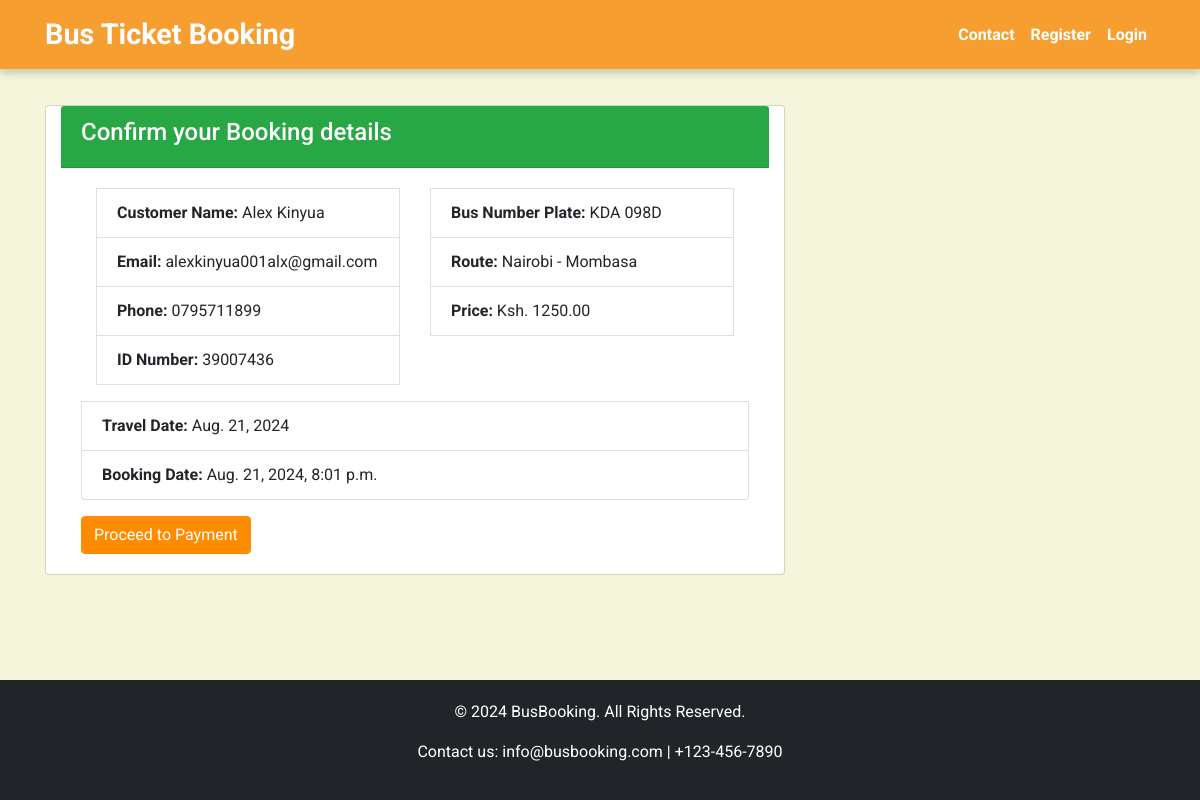
/booking-confirmation/4/, run on the app's committed database.
### busapp/models.py (models this page shows, shortened)
class Booking(models.Model):
    bus = models.ForeignKey(Bus, on_delete=models.CASCADE)
    route = models.ForeignKey(Route, on_delete=models.CASCADE, default=True)
    customer_name = models.CharField(max_length=100, default="user")
    customer_email = models.EmailField(null=True)
    customer_phone = models.CharField(max_length=10, default=0)
    customer_id_number = models.CharField(max_length=20, default=1)
    booking_date = models.DateTimeField(auto_now_add=True)

class Bus(models.Model):
    number_plate = models.CharField(max_length=50)
    available_seats = models.IntegerField()
    status = models.CharField(max_length=30, default="AVAILABLE")
    route = models.ForeignKey(Route, on_delete=models.CASCADE, related_name='buses', default=1)
    travel_date = models.DateField(default=timezone.now)

class Route(models.Model):
    starting_point = models.CharField(max_length=50)
    destination = models.CharField(max_length=50)
    price = models.BigIntegerField(default=0)
    def __str__(self):
        return self.starting_point + " - " + self.destination

### busapp/views.py (the view)
# urls.py: path('booking-confirmation/<int:booking_id>/', views.booking_confirmation, name='booking_confirmation'),
def booking_confirmation(request, booking_id):
    booking = get_object_or_404(Booking, id=booking_id)
    return render(request, 'busapp/booking/booking_confirmation.html', {'booking': booking})

### busapp/templates/busapp/booking/booking_confirmation.html
{% extends "busapp/base.html" %}
{% load static %}
{% block content%}
    <div class="container">
        <div class="card col-md-8">
            <div class="card-header bg-success text-white">
                <h4>Confirm your Booking details</h4>
            </div>
            <div class="card-body">
                <ul class="list-group">
                    <div class="d-flex">
                        <div class="col-md-6">
                            <li class="list-group-item"><strong>Customer Name:</strong> {{ booking.customer_name }}</li>
                            <li class="list-group-item"><strong>Email:</strong> {{ booking.customer_email }}</li>
                            <li class="list-group-item"><strong>Phone:</strong> {{ booking.customer_phone }}</li>
                            <li class="list-group-item"><strong>ID Number:</strong> {{ booking.customer_id_number }}</li>
                        </div>
                        <div class="col-md-6">
                            <li class="list-group-item"><strong>Bus Number Plate:</strong> {{ booking.bus.number_plate }}</li>
                            <li class="list-group-item"><strong>Route:</strong> {{ booking.bus.route }}</li>
                            <li class="list-group-item"><strong>Price:</strong> Ksh. {{ booking.bus.route.price }}.00</li>
                        </div>
                    </div>
                    <li class="list-group-item mt-3"><strong>Travel Date:</strong> {{ booking.bus.travel_date }}</li>
                    <li class="list-group-item"><strong>Booking Date:</strong> {{ booking.booking_date }}</li>
                </ul>
                <a href="{% url 'confirm_payment' %}" class="btn btn-secondary mt-3">Proceed to Payment</a>
            </div>
        </div>
    </div>
{% endblock %}

### busapp/static/css/style.css (style rules this page uses)
html, body { height: 100%; margin: 0; display: flex; flex-direction: column; scroll-behavior: smooth; }
body { font-family: 'Roboto', sans-serif; background-color: #F5F5DC; }
.btn { background-color: #ff8c00 !important; border-color: #ff8c00 !important; color: white !important; }

### busapp/static/css/account.css (style rules this page uses)
.card { background-clip: padding-box; box-shadow: 0 1px 4px rgba(24,28,33,0.012); }

### data on the page
Booking: customer_name "Alex Kinyua", customer_email "alexkinyua001alx@gmail.com", customer_phone "0795711899", customer_id_number "39007436", bus.number_plate "KDA 098D", bus.route "Nairobi - Mombasa", bus.route.price "1250", bus.travel_date "Aug. 21, 2024", booking_date "Aug. 21, 2024, 8:01 p.m."
